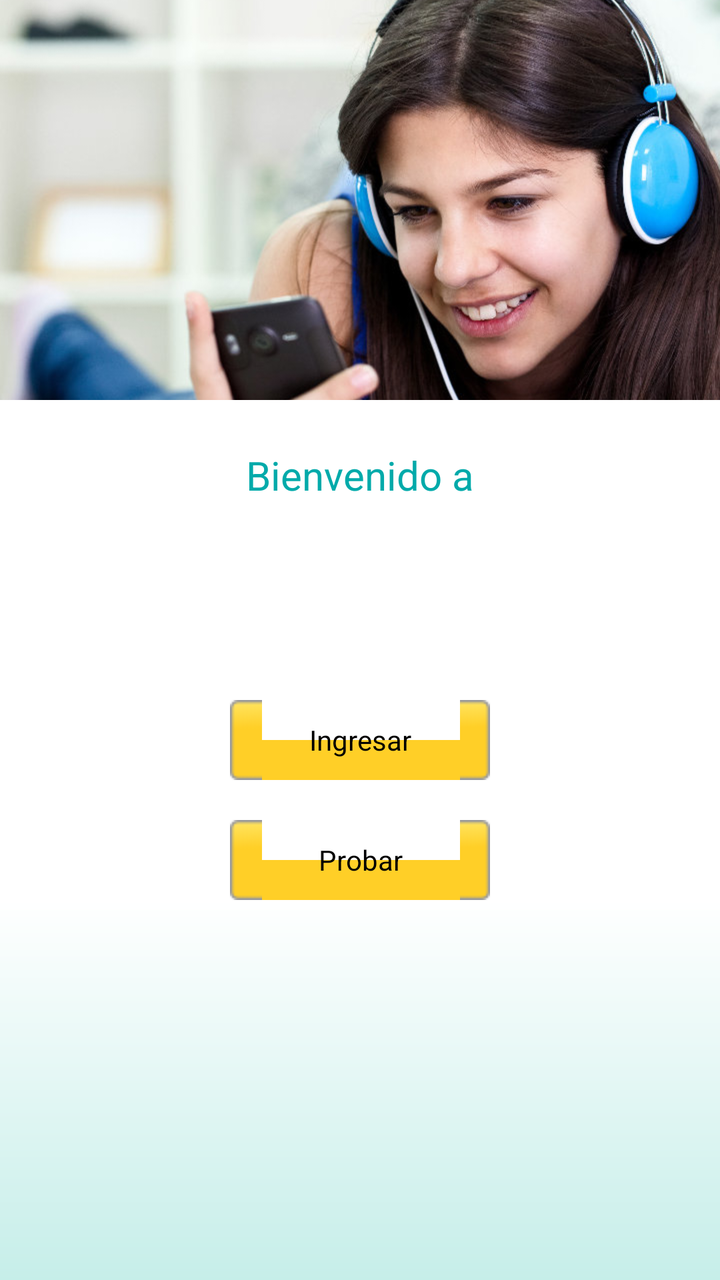
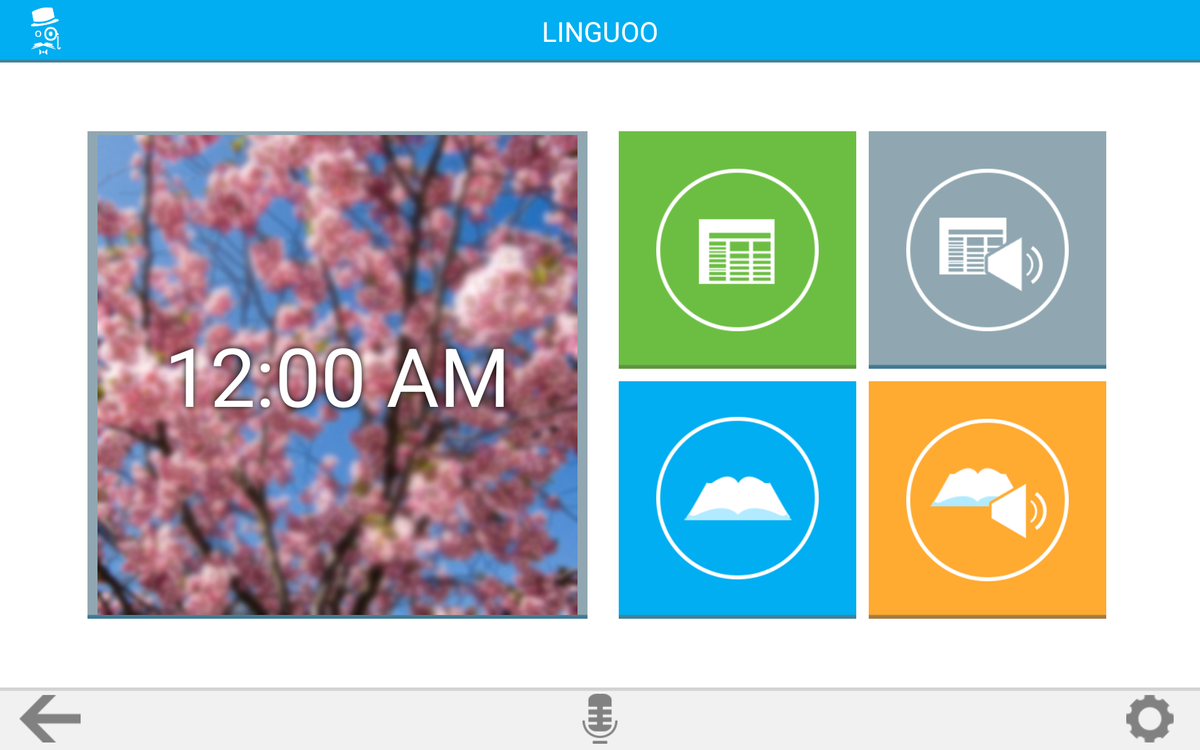

The same Android screen from two of the app's own layout files: first res/layout/ as a phone draws it, then the repository's variant for another configuration, drawn on a device whose configuration selects that folder. Both files follow.
<!-- AndroidManifest.xml: application theme android:Theme.NoTitleBar.Fullscreen -->
<!-- res/layout/main_linguoo.xml -->
<RelativeLayout xmlns:android="http://schemas.android.com/apk/res/android"
    xmlns:tools="http://schemas.android.com/tools"
    android:id="@+id/RelativeLayout1"
    android:layout_width="fill_parent"
    android:layout_height="fill_parent"
    android:background="#FFFFFFFF"
    tools:context=".LinguooActivity" >

    <LinearLayout
        android:id="@+id/layout_header"
        android:layout_width="fill_parent"
        android:layout_height="200dp"
        android:layout_alignParentTop="true"
        android:layout_centerHorizontal="true"
        android:background="#FF808080"
        android:orientation="vertical" >

        <ImageView
            android:id="@+id/imgHeader"
            android:layout_width="wrap_content"
            android:layout_height="wrap_content"
            android:scaleType="centerCrop"
            android:src="@drawable/img_1" />
    </LinearLayout>

    <LinearLayout
        android:id="@+id/linearLayout1"
        android:layout_width="fill_parent"
        android:layout_height="150dp"
        android:layout_below="@+id/layout_header"
        android:layout_centerHorizontal="true"
        android:gravity="center"
        android:orientation="vertical" >

        <TextView
            android:id="@+id/textView1"
            android:layout_width="wrap_content"
            android:layout_height="wrap_content"
            android:text="Bienvenido a"
            android:textColor="#FF00aaaa"
            android:textSize="20sp" />

        <ImageView
            android:id="@+id/imageView1"
            android:layout_width="wrap_content"
            android:layout_height="75dp"
            android:src="@drawable/logo" />
    </LinearLayout>

    <LinearLayout
        android:id="@+id/linearLayout2"
        android:layout_width="match_parent"
        android:layout_height="100dp"
        android:layout_alignParentLeft="true"
        android:layout_below="@+id/linearLayout1"
        android:gravity="center"
        android:orientation="vertical" >

        <Button
            android:id="@+id/btn_logreg"
            android:layout_width="130dp"
            android:layout_height="40dp"
            android:layout_marginBottom="10dp"
            android:background="@drawable/button"
            android:text="Ingresar"
            android:textSize="14sp" />

        <Button
            android:id="@+id/btn_testver"
            android:layout_width="130dp"
            android:layout_height="40dp"
            android:layout_marginTop="10dp"
            android:background="@drawable/button"
            android:text="Probar"
            android:textSize="14sp" />
    </LinearLayout>

    <LinearLayout
        android:layout_width="fill_parent"
        android:layout_height="fill_parent"
        android:layout_below="@+id/linearLayout2"
        android:layout_centerHorizontal="true"
        android:background="@drawable/main_gradient"
        android:orientation="vertical" >

    </LinearLayout>

</RelativeLayout>
<!-- resources referenced by this layout -->
<resources>
  <!-- drawable button (drawable) -->
  <?xml version="1.0" encoding="utf-8"?>
  
  <selector xmlns:android="http://schemas.android.com/apk/res/android">
      <item android:drawable="@drawable/button_pressed_32"  
            android:state_selected="true"/>
      <item android:drawable="@drawable/button_pressed_32"  
            android:state_pressed="true"/>
  	<item android:drawable="@drawable/button_32"/>
  </selector>
  <!-- drawable img_1: jpg bitmap (drawable, 61901 bytes) -->
  <!-- drawable logo: png bitmap (drawable, 5079 bytes) -->
  <!-- drawable main_gradient (drawable) -->
  <?xml version="1.0" encoding="utf-8"?>
  
  <shape xmlns:android="http://schemas.android.com/apk/res/android" android:shape="rectangle" >
      <gradient 
          android:endColor="#FFFFFF"
          android:startColor="#c6eee9"
          android:angle="90"/>
      <corners 
          android:radius="0dp"/>
  </shape>
  <!-- drawable button_pressed_32: png bitmap (drawable, 583 bytes) -->
  <!-- drawable button_32: png bitmap (drawable, 569 bytes) -->
</resources>
<!-- res/layout-sw600dp-land/main_linguoo.xml (the repository's variant of the layout above) -->
<!-- drawn on a 7-inch tablet turned sideways -->
<LinearLayout xmlns:android="http://schemas.android.com/apk/res/android"
    xmlns:tools="http://schemas.android.com/tools"
    android:id="@+id/LinearLayout1"
    android:layout_width="fill_parent"
    android:layout_height="fill_parent"
    android:background="#FFFFFF"
    android:orientation="vertical"
    tools:context=".LinguooActivity" >

    <RelativeLayout
        android:layout_width="match_parent"
        android:layout_height="wrap_content"
        android:layout_weight="1"
        android:orientation="vertical" >

        <LinearLayout
            android:layout_width="fill_parent"
            android:layout_height="50dp"
            android:layout_alignParentTop="true"
            android:background="@drawable/azul"
            android:padding="6dp" >

            <ImageView
                android:id="@+id/imgLogoT"
                android:layout_width="50dp"
                android:layout_height="fill_parent"
                android:layout_marginLeft="5dp"
                android:src="@drawable/logo" />

            <TextView
                android:id="@+id/mainTitle"
                android:layout_width="fill_parent"
                android:layout_height="fill_parent"
                android:layout_weight="1"
                android:gravity="center"
                android:text="LINGUOO"
                android:textAppearance="?android:attr/textAppearanceLarge" />

            <LinearLayout
                android:layout_width="50dp"
                android:layout_height="fill_parent"
                android:layout_marginRight="5dp" >

            </LinearLayout>

        </LinearLayout>

        <LinearLayout
            android:layout_width="fill_parent"
            android:layout_height="fill_parent"
            android:layout_centerHorizontal="true"
            android:layout_centerVertical="true"
            android:layout_marginBottom="55dp"
            android:layout_marginTop="55dp"
            android:gravity="center"
            android:orientation="vertical" >

            <LinearLayout
                android:layout_width="880dp"
                android:layout_height="400dp"
                android:gravity="center"
                android:orientation="horizontal" >

                <LinearLayout
                    android:layout_width="400dp"
                    android:layout_height="400dp"
                    android:layout_gravity="center"
                    android:layout_marginRight="20dp"
                    android:gravity="center"
                    android:orientation="vertical" >

                    <RelativeLayout
                        android:layout_width="fill_parent"
                        android:layout_height="fill_parent"
                        android:layout_gravity="center_vertical"
                        android:orientation="vertical"
                        android:paddingBottom="5dp" >

                        <ImageView
                            android:id="@+id/imageView1"
                            android:layout_width="400dp"
                            android:layout_height="400dp"
                            android:layout_centerInParent="true"
                            android:layout_gravity="center"
                            android:layout_marginTop="5dp"
                            android:background="@drawable/gris"
                            android:src="@drawable/tablet" />

                        <DigitalClock
                            android:id="@+id/digitalClock1"
                            android:layout_width="wrap_content"
                            android:layout_height="wrap_content"
                            android:layout_centerInParent="true"
                            android:shadowColor="#000000"
                            android:shadowRadius="8"
                            android:text="DigitalClock"
                            android:textColor="#FFFFFF"
                            android:textSize="65sp" />
                    </RelativeLayout>

                </LinearLayout>

                <LinearLayout
                    android:layout_width="400dp"
                    android:layout_height="400dp"
                    android:layout_gravity="center"
                    android:gravity="center"
                    android:orientation="vertical" >

                    <LinearLayout
                        android:layout_width="fill_parent"
                        android:layout_height="200dp"
                        android:layout_gravity="center"
                        android:gravity="center_horizontal" >

                        <LinearLayout
                            android:layout_width="190dp"
                            android:layout_height="190dp"
                            android:layout_gravity="center_vertical"
                            android:layout_margin="5dp"
                            android:background="@drawable/green"
                            android:baselineAligned="false"
                            android:gravity="center_horizontal" >

                            <ImageView
                                android:id="@+id/imgNoti"
                                android:layout_width="130dp"
                                android:layout_height="130dp"
                                android:layout_gravity="center"
                                android:adjustViewBounds="true"
                                android:src="@drawable/noticias" />
                        </LinearLayout>

                        <LinearLayout
                            android:layout_width="190dp"
                            android:layout_height="190dp"
                            android:layout_gravity="center_vertical"
                            android:layout_margin="5dp"
                            android:background="@drawable/gris"
                            android:baselineAligned="false"
                            android:gravity="center_horizontal" >

                            <ImageView
                                android:id="@+id/imgANoti"
                                android:layout_width="130dp"
                                android:layout_height="130dp"
                                android:layout_gravity="center"
                                android:adjustViewBounds="true"
                                android:src="@drawable/audionoticias" />
                        </LinearLayout>
                    </LinearLayout>

                    <LinearLayout
                        android:layout_width="fill_parent"
                        android:layout_height="200dp"
                        android:layout_gravity="center"
                        android:gravity="center_horizontal" >

                        <LinearLayout
                            android:layout_width="190dp"
                            android:layout_height="190dp"
                            android:layout_gravity="center_vertical"
                            android:layout_margin="5dp"
                            android:background="@drawable/azul"
                            android:baselineAligned="false"
                            android:gravity="center_horizontal" >

                            <ImageView
                                android:id="@+id/imgBook"
                                android:layout_width="130dp"
                                android:layout_height="130dp"
                                android:layout_gravity="center"
                                android:adjustViewBounds="true"
                                android:src="@drawable/libros" />
                        </LinearLayout>

                        <LinearLayout
                            android:layout_width="190dp"
                            android:layout_height="190dp"
                            android:layout_gravity="center_vertical"
                            android:layout_margin="5dp"
                            android:background="@drawable/naranja"
                            android:baselineAligned="false"
                            android:gravity="center_horizontal" >

                            <ImageView
                                android:id="@+id/imgABook"
                                android:layout_width="130dp"
                                android:layout_height="130dp"
                                android:layout_gravity="center"
                                android:adjustViewBounds="true"
                                android:src="@drawable/audiolibros" />
                        </LinearLayout>
                    </LinearLayout>
                </LinearLayout>

            </LinearLayout>

        </LinearLayout>

        <LinearLayout
            android:layout_width="fill_parent"
            android:layout_height="50dp"
            android:layout_alignParentBottom="true"
            android:background="@drawable/softgris"
            android:padding="5dp" >

            <LinearLayout
                android:layout_width="60dp"
                android:layout_height="fill_parent"
                android:layout_marginLeft="5dp"
                android:gravity="center" >

                <ImageView
                    android:id="@+id/imgBack"
                    android:layout_width="wrap_content"
                    android:layout_height="wrap_content"
                    android:layout_gravity="center"
                    android:layout_margin="1dp"
                    android:adjustViewBounds="true"
                    android:src="@drawable/atras" />
            </LinearLayout>

            <LinearLayout
                android:layout_width="fill_parent"
                android:layout_height="fill_parent"
                android:layout_weight="1" >

                <ImageView
                    android:id="@+id/imgLogoB"
                    android:layout_width="fill_parent"
                    android:layout_height="fill_parent"
                    android:src="@drawable/mic"
                    android:visibility="visible" />

            </LinearLayout>

            <LinearLayout
                android:layout_width="60dp"
                android:layout_height="fill_parent"
                android:layout_marginRight="5dp"
                android:gravity="center" >

                <ImageView
                    android:id="@+id/imgConf"
                    android:layout_width="wrap_content"
                    android:layout_height="wrap_content"
                    android:layout_gravity="center"
                    android:layout_margin="1dp"
                    android:adjustViewBounds="true"
                    android:src="@drawable/configuracion" />
            </LinearLayout>
        </LinearLayout>
    </RelativeLayout>
    
</LinearLayout>
<!-- resources referenced by the variant -->
<!-- as a 7-inch tablet turned sideways resolves them -->
<resources>
  <!-- drawable atras: png bitmap (drawable, 3477 bytes) -->
  <!-- drawable audiolibros: png bitmap (drawable, 11489 bytes) -->
  <!-- drawable audionoticias: png bitmap (drawable, 10938 bytes) -->
  <!-- drawable azul: png bitmap (drawable, 213 bytes) -->
  <!-- drawable configuracion: png bitmap (drawable, 4476 bytes) -->
  <!-- drawable green: png bitmap (drawable, 213 bytes) -->
  <!-- drawable gris: png bitmap (drawable, 213 bytes) -->
  <!-- drawable libros: png bitmap (drawable, 10164 bytes) -->
  <!-- drawable logo: png bitmap (drawable, 5079 bytes) -->
  <!-- drawable mic: png bitmap (drawable, 3927 bytes) -->
  <!-- drawable naranja: png bitmap (drawable, 213 bytes) -->
  <!-- drawable noticias: png bitmap (drawable, 9319 bytes) -->
  <!-- drawable softgris: png bitmap (drawable, 203 bytes) -->
  <!-- drawable tablet: jpg bitmap (drawable, 120597 bytes) -->
</resources>
